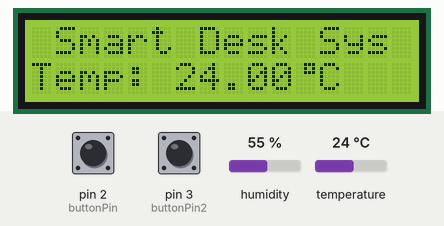
Recording of a sketch running on a simulated Arduino Uno, built with avr-gcc and run on an emulated ATmega328P. Shown: 16×2 character LCD. The inputs (shaded band) are chosen by the test bench; at power-on: pin 3 (buttonPin2) HIGH, humidity 55 %, pin 2 (buttonPin) HIGH, temperature 24 °C. The local clock reads 2024-03-15 10:24:30 at power-on unless the sketch sets it.

Above: at 1.2 s.
1.3 s: pin 3 (buttonPin2) pulled LOW for 0.15 s
At 2.8 s:
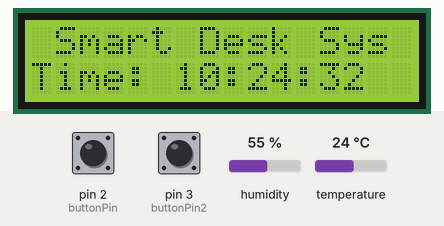
5.5 s: pin 3 (buttonPin2) pulled LOW for 1 s
At 6.6 s:
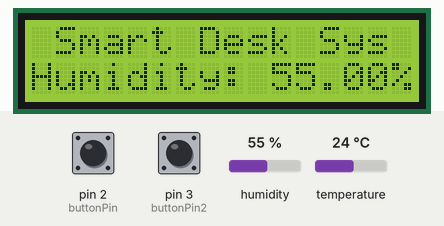
8.0 s: humidity set to 22 %
At 9.9 s:
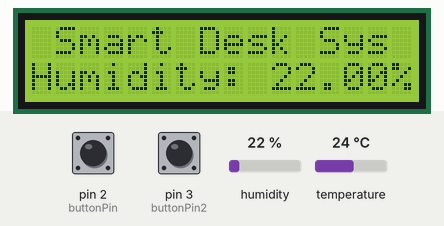
11.1 s: pin 2 (buttonPin) pulled LOW for 0.15 s
At 11.8 s:
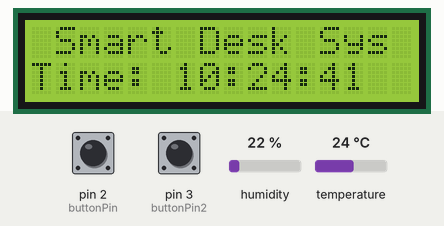
12.7 s: pin 2 (buttonPin) pulled LOW for 1 s
At 14.0 s:
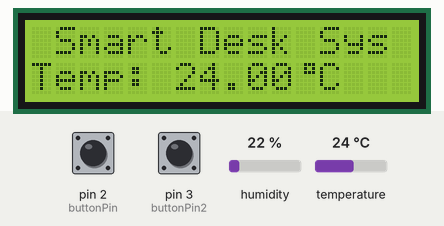
15.2 s: temperature set to 12 °C
At 17.3 s:
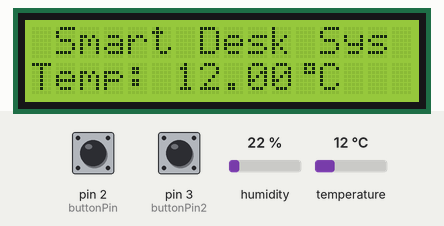
Timing chart, 0 to 18.8 s (numbered marks = the images above; inputs shaded):
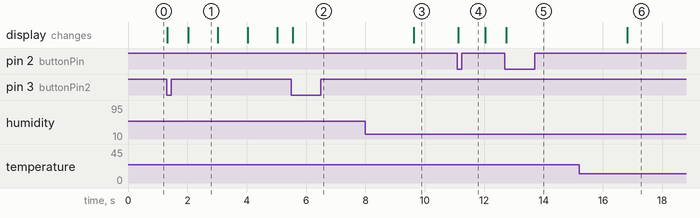

Measured:
- after the input at 1.3 s, the display: first changes at once (image 1 shows a later state)
- after the input at 5.5 s, the display: changes after 0.06 s (image 2)
- after the input at 8.0 s, the display: changes after 1.6 s (image 3)
- after the input at 11.1 s, the display: changes at once (image 4)
- after the input at 12.7 s, the display: changes at once (image 5)
- after the input at 15.2 s, the display: changes after 1.6 s (image 6)
- what the display in image 1 shows lasts 1.0 s, from 2.0 s to 3.0 s

The sketch:

sketch_may9a.ino
```cpp
#include <LiquidCrystal_I2C.h>
#include <DHT.h>
#include <Wire.h>
#include <virtuabotixRTC.h>

LiquidCrystal_I2C lcd(0x27, 16, 2);
DHT dht(11, DHT11);
virtuabotixRTC myRTC(6, 7, 8);

byte degree_symbol[8] = {
  0b00111,
  0b00101,
  0b00111,
  0b00000,
  0b00000,
  0b00000,
  0b00000,
  0b00000
};

const int buttonPin = 2;
const int buttonPin2 = 3;
int displayMode = 0;

int buttonState = HIGH;
int lastButtonState = HIGH;
int buttonState2 = HIGH;
int lastButtonState2 = HIGH;
unsigned long lastDebounceTime = 0;

void setup() {
  lcd.init();
  lcd.backlight();
  lcd.createChar(1, degree_symbol);
  lcd.setCursor(0, 0);
  lcd.print(" Smart Desk Sys");

  pinMode(buttonPin, INPUT_PULLUP);
  pinMode(buttonPin2, INPUT_PULLUP);

  dht.begin();


  //myRTC.setDS1302Time(10, 15, 21, 7, 18, 9, 2022);
}

void loop() {
  int reading = digitalRead(buttonPin);
  int reading2 = digitalRead(buttonPin2);

    if (reading != buttonState) {
      buttonState = reading;
      if (buttonState == LOW) {
        displayMode = (displayMode + 1) % 3;  // Toggle display mode between temperature, humidity, and time
      }
    }

    if (reading2 != buttonState2) {
      buttonState2 = reading2;
      if (buttonState2 == LOW) {
        displayMode = (displayMode +2) % 3;  // Toggle display mode in the opposite direction
      }
    }

  if (displayMode == 0) {
    float temperature = dht.readTemperature();
    lcd.setCursor(0, 1);
    lcd.print("Temp: ");
    lcd.print(temperature);
    lcd.write(1);
    lcd.print("C");
    lcd.print("    ");

  } else if (displayMode == 1) {
    float humidity = dht.readHumidity();
    lcd.setCursor(0, 1);
    lcd.print("Humidity: ");
    lcd.print(humidity);
    lcd.print("%");
  } else if (displayMode == 2) {
    myRTC.updateTime();
    lcd.setCursor(0, 1);
    lcd.print("Time: ");
    if (myRTC.hours < 10) {
      lcd.print("0");
    }
    lcd.print(myRTC.hours);
    lcd.print(":");
    if (myRTC.minutes < 10) {
      lcd.print("0");
    }
    lcd.print(myRTC.minutes);
    lcd.print(":");
    if (myRTC.seconds < 10) {
      lcd.print("0");
    }
    lcd.print(myRTC.seconds);
    lcd.print("   ");
  }
  lastButtonState = reading;
}
```
